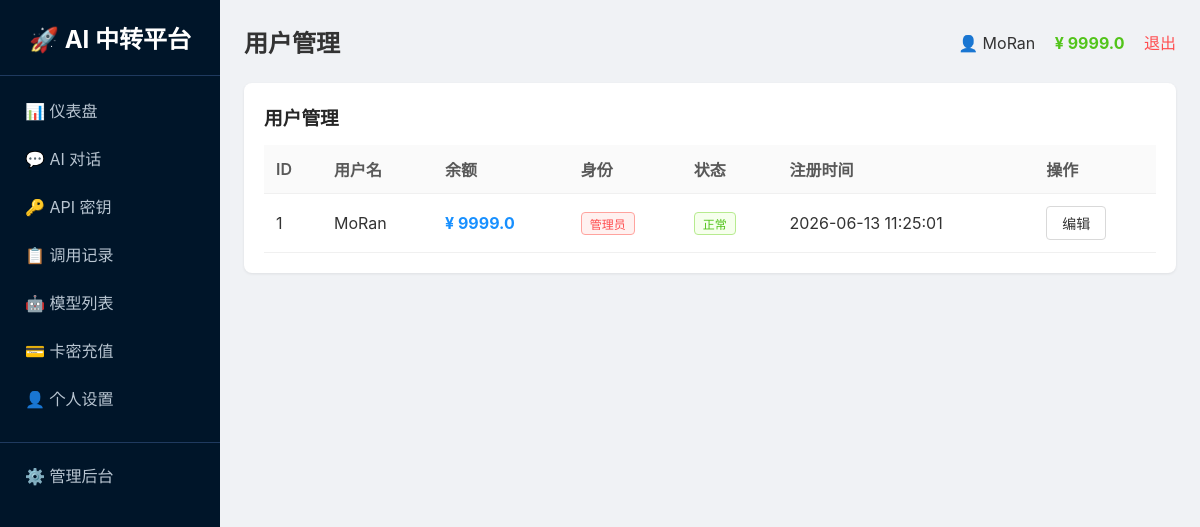
Page /admin/users (signed in) on the committed database.
### tables this page shows
CREATE TABLE users
                 (id INTEGER PRIMARY KEY AUTOINCREMENT,
                  username TEXT UNIQUE NOT NULL,
                  password TEXT NOT NULL,
                  balance REAL DEFAULT 0,
                  is_admin INTEGER DEFAULT 0,
                  status INTEGER DEFAULT 1,
                  created_at TEXT);

### app.py (the view)
@app.route('/admin/users')
@login_required
@admin_required
def admin_users():
    user = get_user()
    conn = get_db()
    if USE_POSTGRES:
        users = fetch_all(conn, "SELECT * FROM users ORDER BY id DESC")
    else:
        users = fetch_all(conn, "SELECT * FROM users ORDER BY id DESC")
    conn.close()
    return render_template('admin_users.html',
                           page_title='用户管理',
                           user=user,
                           menu_items=MENU_ITEMS,
                           active_menu='admin',
                           users=users)

### app.py (called while the page is built)
def get_db():
    if USE_POSTGRES:
        if not PSYCOPG2_AVAILABLE:
            raise RuntimeError("PostgreSQL 数据库需要 psycopg2 库，请安装: pip install psycopg2-binary")
        conn = psycopg2.connect(DATABASE_URL)
        conn.autocommit = False
        return conn
    else:
        import sqlite3
        db_path = os.environ.get('DATABASE_PATH', os.path.join(os.path.dirname(os.path.abspath(__file__)), 'platform.db'))
        conn = sqlite3.connect(db_path)
        conn.row_factory = sqlite3.Row
        return conn

def get_user():
    if 'user_id' not in session:
        return None
    conn = get_db()
    if USE_POSTGRES:
        cursor = conn.cursor(cursor_factory=RealDictCursor)
        cursor.execute("SELECT * FROM users WHERE id = %s", (session['user_id'],))
        user = cursor.fetchone()
        cursor.close()
    else:
        cursor = conn.cursor()
        cursor.execute("SELECT * FROM users WHERE id = ?", (session['user_id'],))
        row = cursor.fetchone()
        cursor.close()
        if row:
            columns = [desc[0] for desc in cursor.description]
            user = dict(zip(columns, row))
        else:
            user = None
    conn.close()
    return user

def login_required(f):
    @wraps(f)
    def decorated_function(*args, **kwargs):
        if 'user_id' not in session:
            return redirect('/login')
        return f(*args, **kwargs)
    return decorated_function

def admin_required(f):
    @wraps(f)
    def decorated_function(*args, **kwargs):
        if session.get('is_admin', 0) != 1:
            abort(403)
        return f(*args, **kwargs)
    return decorated_function

def fetch_all(conn, query, params=None):
    if USE_POSTGRES:
        cursor = conn.cursor(cursor_factory=RealDictCursor)
        cursor.execute(query, params or ())
        results = cursor.fetchall()
        cursor.close()
        return results
    else:
        cursor = conn.cursor()
        cursor.execute(query, params or ())
        rows = cursor.fetchall()
        columns = [desc[0] for desc in cursor.description]
        results = [dict(zip(columns, row)) for row in rows]
        cursor.close()
        return results

### templates/admin_users.html (shortened to what this page needs)
{% extends "base.html" %}
{% block content %}
<div class="card">
    <h3>用户管理</h3>
    <table>
        <tr><th>ID</th><th>用户名</th><th>余额</th><th>身份</th><th>状态</th><th>注册时间</th><th>操作</th></tr>
        {% for u in users %}
        <tr>
            <td>{{ u.id }}</td>
            <td>{{ u.username }}</td>
            <td style="color:#1890ff;font-weight:bold">¥ {{ u.balance|round(2) }}</td>
            <td>{% if u.is_admin %}<span class="tag tag-red">管理员</span>{% else %}普通用户{% endif %}</td>
            <td>{% if u.status %}<span class="tag tag-green">正常</span>{% else %}<span class="tag tag-red">禁用</span>{% endif %}</td>
            <td>{{ u.created_at }}</td>
            <td><a href="/admin/user/edit/{{ u.id }}" class="btn btn-default">编辑</a></td>
        </tr>
        {% endfor %}
    </table>
</div>
{% endblock %}

### templates/base.html (shortened to what this page needs)
<!DOCTYPE html>
<html>
<head>
</head>
<body>
    <div class="layout">
        <div class="sidebar">
            <h2>🚀 AI 中转平台</h2>
            {% for key, name, url in menu_items %}
                <a href="{{ url }}" class="menu-item {{ 'active' if active_menu == key else '' }}">{{ name }}</a>
            {% endfor %}
            {% if user and user.is_admin %}
                <a href="/admin" class="menu-item" style="margin-top:20px;border-top:1px solid #1f3a5f;padding-top:20px">⚙️ 管理后台</a>
            {% endif %}
        </div>
        <div class="main">
            <div class="header">
                <h2>{{ page_title }}</h2>
                <div>
                    <span>👤 {{ user.username if user else '未登录' }}</span>
                <span style="margin-left:15px;color:#52c41a;font-weight:bold">¥ {{ (user.balance|round(2)) if user else 0 }}</span>
                    <a href="/logout" class="logout">退出</a>
                </div>
            </div>
            {% block content %}{% endblock %}
        </div>
    </div>
</body>
</html>

### templates/base.html (style rules this page uses)
* { margin:0;padding:0;box-sizing:border-box }
body { font-family:-apple-system,BlinkMacSystemFont,'Segoe UI',Roboto,sans-serif;background:#f0f2f5;min-height:100vh;color:#333 }
.layout { display:flex;min-height:100vh }
.sidebar { width:220px;background:#001529;color:white;padding:20px 0;flex-shrink:0 }
.sidebar h2 { text-align:center;padding:0 20px 20px;border-bottom:1px solid #1f3a5f;margin-bottom:10px }
.menu-item { display:block;padding:12px 25px;color:#b8c5d1;text-decoration:none;transition:all 0.2s }
.main { flex:1;padding:24px;overflow-y:auto }
.header { display:flex;justify-content:space-between;align-items:center;margin-bottom:24px }
.card { background:white;border-radius:8px;padding:20px;box-shadow:0 1px 3px rgba(0,0,0,0.08);margin-bottom:20px }
.card h3 { margin-bottom:15px;color:#262626 }
table { width:100%;border-collapse:collapse }
th,td { padding:12px;text-align:left;border-bottom:1px solid #f0f0f0 }
th { background:#fafafa;font-weight:600;color:#595959 }
.btn { padding:6px 15px;border-radius:4px;border:none;cursor:pointer;font-size:14px;display:inline-block;text-decoration:none }
.btn-default { background:#fff;border:1px solid #d9d9d9;color:#333 }
.tag { display:inline-block;padding:2px 8px;border-radius:4px;font-size:12px }
.tag-green { background:#f6ffed;color:#52c41a;border:1px solid #b7eb8f }
.tag-red { background:#fff1f0;color:#ff4d4f;border:1px solid #ffa39e }
.logout { color:#ff4d4f;text-decoration:none;margin-left:15px }

### rows in the picture
users: username "MoRan", balance "9999.0", id "1", is_admin "管理员", status "正常", created_at "2026-06-13 11:25:01"

### other values in the picture
{{ name }} "📊 仪表盘" "💬 AI 对话" "🔑 API 密钥" "📋 调用记录" "🤖 模型列表" "💳 卡密充值" "👤 个人设置"
{{ page_title }} "用户管理"
